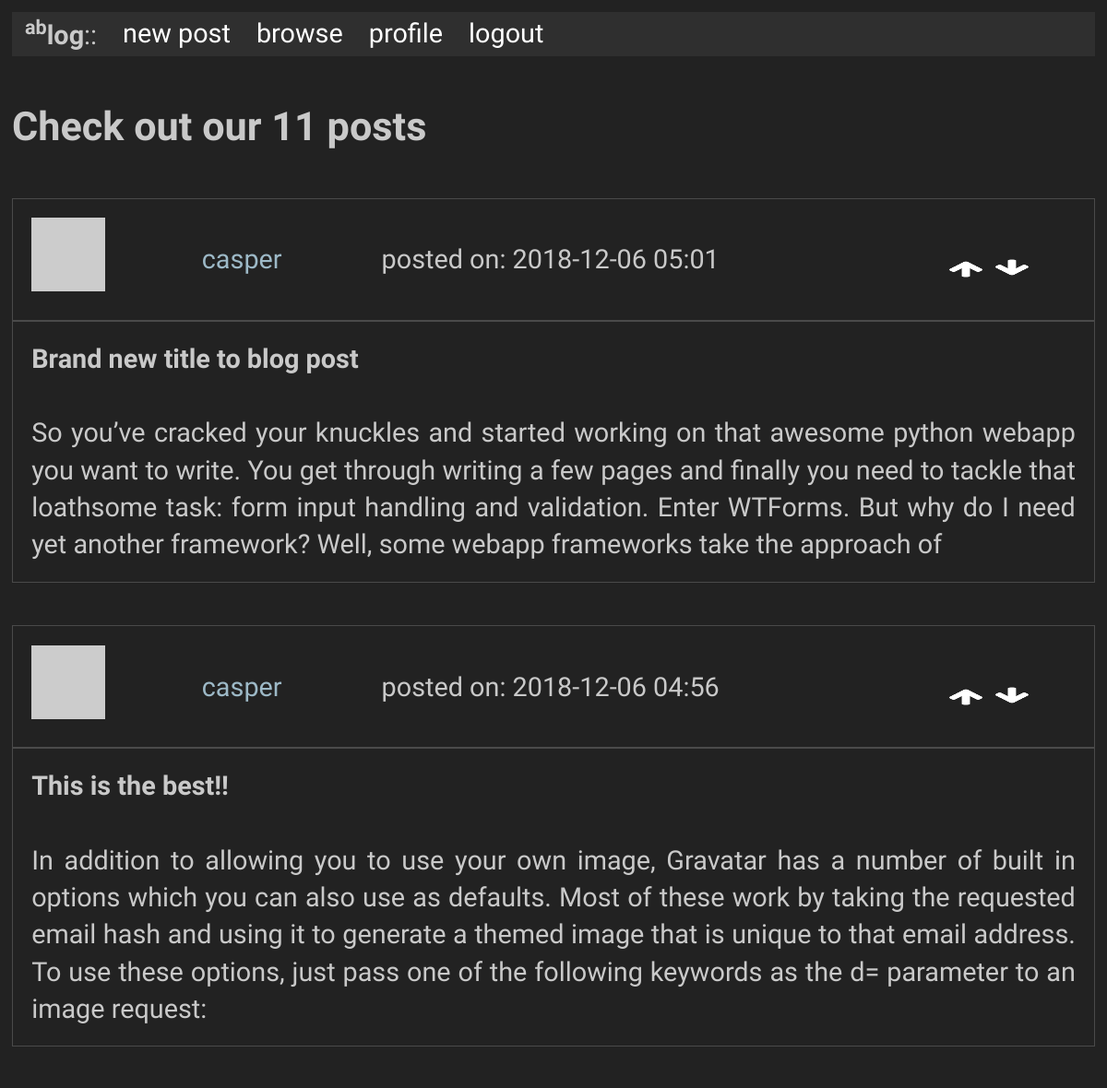
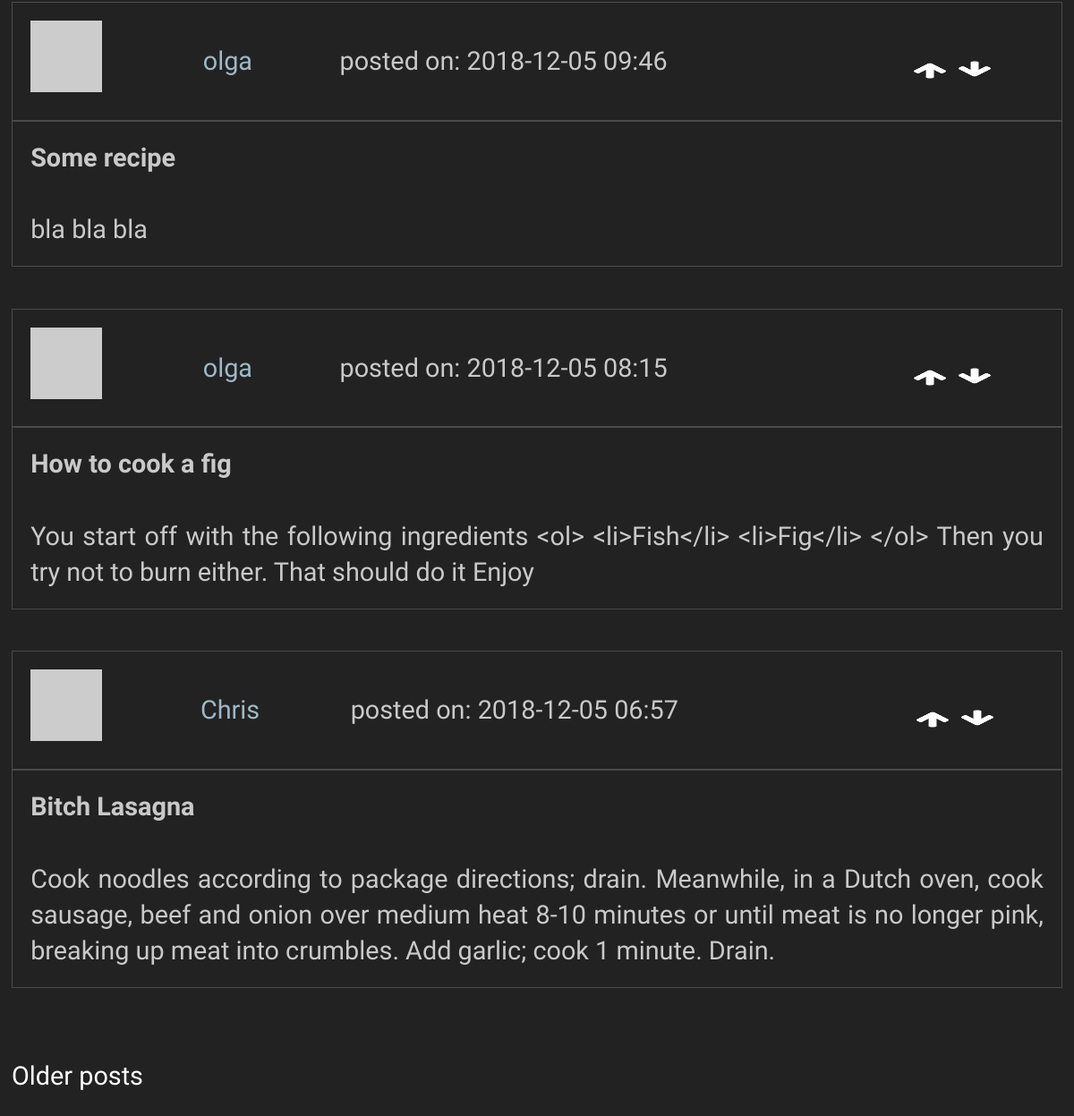
Screenshot of /browse (signed in) with the database file from the repository (2 pictures, top to bottom).
### app/models.py (models this page shows, shortened)
class Post(db.Model):
    __searchable__  = ['title', 'body']
    id              = db.Column(db.Integer, primary_key = True)
    title           = db.Column(db.String(40))
    body            = db.Column(db.String(100))
    timestamp       = db.Column(db.DateTime, index = True, default = datetime.utcnow)
    user_id         = db.Column(db.Integer, db.ForeignKey('user.id'))

class User(UserMixin, db.Model):
    id            = db.Column(db.Integer, primary_key = True)
    username      = db.Column(db.String(64), index = True, unique = True)
    full_name     = db.Column(db.String(80), index = True)
    email         = db.Column(db.String(128), index = True, unique = True)
    password_hash = db.Column(db.String(128))
    posts         = db.relationship('Post', backref = 'author', lazy = 'dynamic')
    about_me      = db.Column(db.String(50))
    last_seen     = db.Column(db.DateTime, default=datetime.utcnow)
    """
    Generates password hash from password string
    """
    """
    Checks if provided password matches self.password_hash
    """
    """
    Fetches generated avatar from gravatar from hash, which is generated from email
    """
    def avatar(self, size = 64):
        digest = md5(self.email.lower().encode('utf-8')).hexdigest()
        return('https://gravatar.com/avatar/{}?d=retro&s={}'.format(digest, size))

### app/routes.py (the view)
@app.route('/browse', methods = ['GET', 'POST'])
@login_required
def browse():
    form        = PostVoteForm()
    page        = request.args.get('page', 1, type = int)
    posts       = Post.query.order_by(Post.timestamp.desc())
    n_posts     = posts.count()
    posts       = posts.paginate(page, app.config['POSTS_PER_PAGE'], False)
    next_url    = url_for('browse', page = posts.next_num) if posts.has_next else None
    prev_url    = url_for('browse', page = posts.prev_num) if posts.has_prev else None
    return(render_template('browse.html',  title = "Browse", posts = posts.items, n_posts = n_posts, next_url = next_url, prev_url = prev_url))

### app/__init__.py (called while the page is built)
@app.template_filter('castdate')
def cast_date(dt):
    return(dt.strftime('%Y-%m-%d %H:%M'))

### app/models.py (called while the page is built)
@login.user_loader
def load_user(id):
    return User.query.get(int(id))

### app/routes.py (called while the page is built)
@app.before_request
def before_request():
    if current_user.is_authenticated:
        current_user.last_seen = datetime.utcnow()
        db.session.commit()

### app/templates/browse.html
{% extends "base.html" %}
{% from "_post.html" import render_post %}
{% from "_pagination.html" import render_pageset %}
{% block content %}
    <h4>Check out our <b>{{ n_posts }}</b> posts</h4>
    {% for post in posts %}
        {{ render_post(post) }}
    {% endfor %}
    {{ render_pageset(prev_url, next_url)}}
{% endblock %}

### app/templates/_post.html
{% macro render_post(src) %}
  <table>
    <table>
      <tr>
        <td>
          <img src="{{ src.author.avatar(48) }}"><br>
        </td>
        <td>
          <a  id="inline-hyper" href="{{ url_for('user', username=src.author.username) }}">{{ src.author.username }}</a>
        </td>
        <td>
          posted on: {{ src.timestamp | castdate }}
        </td>
        <td>
          <button class='upvote' type='submit' value = 1></button>
          <button class='downvote' type='submit' value = 1></button>
        </td>
      </tr>
    </table>
    <table>
      <tr>
          <td><b>{{ src.title }}<b></td>
      </tr>
      <tr>
          <td>{{ src.body }}</td>
      </tr>
    </table>
  <table>
  <br>
{% endmacro %}

### app/static/style.css (style rules this page uses)
body { font-size: 1.8rem; line-height: 1.618; max-width: 52em; margin: auto; font-family: 'Quattrocento Sans', sans-serif; color: #c9c9c9; background-color: #222222; padding: 13px; }
h1, h2, h3, h4, h5, h6 { font-family: 'Quattrocento Sans', sans-serif; font-weight: 700; overflow-wrap: break-word; word-wrap: break-word; -ms-word-break: break-all; word-break: break-word; -ms-hyphens: auto; -moz-hyphens: auto; -webkit-hyphens: auto; hyphens: auto; }
h4 { line-height: 0.9; font-size: 1.5em; }
a { text-decoration: none; color: #ffffff; }
#inline-hyper { color: #9db9c7; }
.upvote { background: url("../static/img/arrow-up.png") center no-repeat; transform: scale(2.0, 2.0); background-size: 90% 90%; margin-right: 1em; background-color: inherit; border: none; }
.downvote { background: url("../static/img/arrow-up.png") center no-repeat; transform: rotate(180deg) scale(2.0, 2.0); background-size: 90% 90%; margin-left: auto; background-color: inherit; border: none; }
table { text-align: justify; width: 100%; border-collapse: collapse; border: 1px solid #4a4a4a; }
td, th { line-height: 1.4em; padding: 0.7em; }
.button, button { font-size: 0.8em; display: inline-block; padding: 5px 10px; text-align: center; text-decoration: none; white-space: nowrap; background-color: #2f2f2f; color: #222222; border-radius: 1px; border: 1px solid #2f2f2f; cursor: pointer; box-sizing: border-box; }

### rows the page displays
Post: timestamp|castdate "2018-12-06 05:01", title "Brand new title to blog post", body "So you’ve cracked your knuckles and started working on that awesome python webapp you want to write. You get through writing a few pages and finally you need to tackle that loathsome task: form input handling and validation. Enter WTForms. But why do I need yet another framework? Well, some webapp frameworks take the approach of"
User: author.username "casper"
Post: timestamp|castdate "2018-12-06 04:56", title "This is the best!!", body "In addition to allowing you to use your own image, Gravatar has a number of built in options which you can also use as defaults. Most of these work by taking the requested email hash and using it to generate a themed image that is unique to that email address. To use these options, just pass one of the following keywords as the d= parameter to an image request:"
Post: timestamp|castdate "2018-12-05 09:46", title "Some recipe", body "bla bla bla"
User: author.username "olga"
Post: timestamp|castdate "2018-12-05 08:15", title "How to cook a fig", body "You start off with the following ingredients <ol> <li>Fish</li> <li>Fig</li> </ol> Then you try not to burn either. That should do it Enjoy"
Post: timestamp|castdate "2018-12-05 06:57", title "Bitch Lasagna", body "Cook noodles according to package directions; drain. Meanwhile, in a Dutch oven, cook sausage, beef and onion over medium heat 8-10 minutes or until meat is no longer pink, breaking up meat into crumbles. Add garlic; cook 1 minute. Drain."
User: author.username "Chris"

### other values shown
{{ n_posts }} "11"
